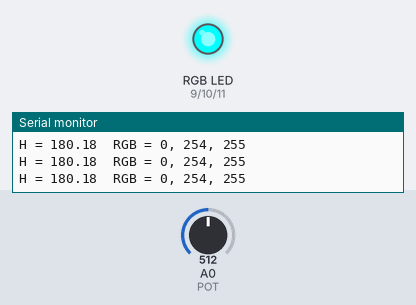
A sketch run on a simulated Arduino Uno, built with avr-gcc and run on an emulated ATmega328P. Shown: an RGB LED mixed from three pins (HIGH = lit), the last lines printed to the serial monitor. The inputs (shaded band) are chosen by the test bench; at power-on: A0 (POT) = 512.

Above: at 1.2 s.
1.3 s: A0 (POT) set to 608
At 2.5 s:
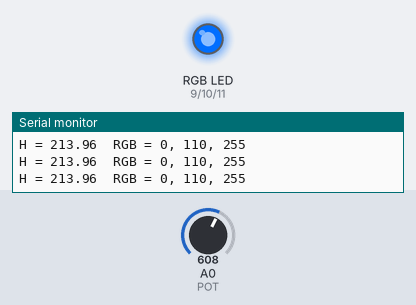
2.8 s: A0 (POT) set to 632
At 3.2 s:
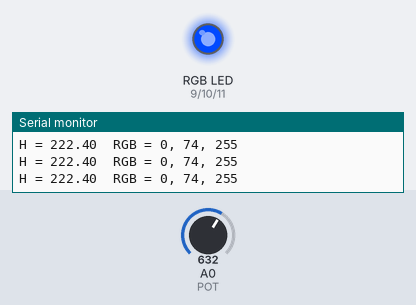
4.3 s: A0 (POT) set to 0
At 5.5 s:
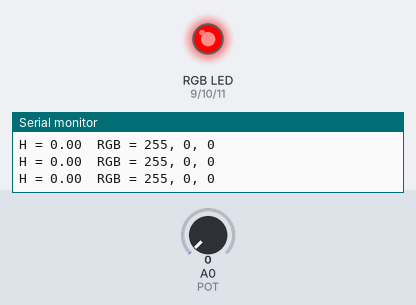
5.8 s: A0 (POT) set to 5
At 6.6 s:
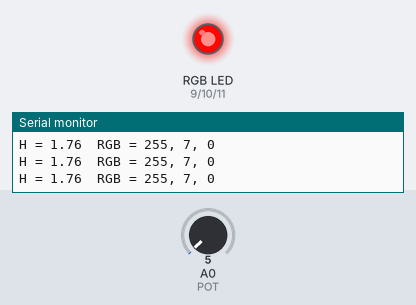
7.3 s: A0 (POT) set to 8
At 7.6 s:
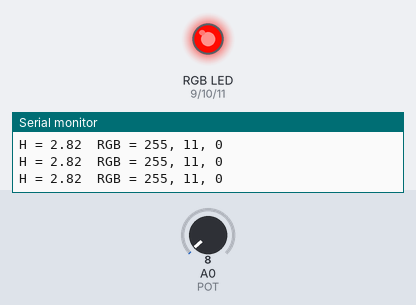
10.3 s: A0 (POT) set to 511
At 10.9 s:
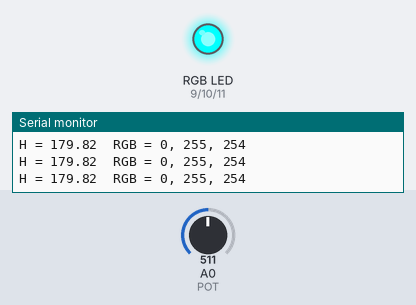
Timing chart, 0 to 12.8 s (numbered marks = the images above; inputs shaded):
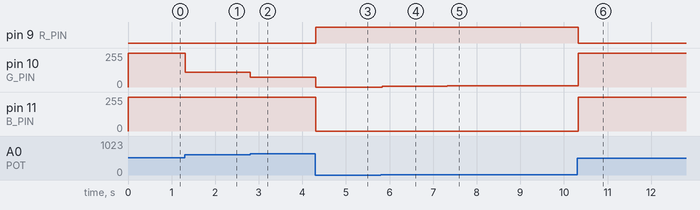

The sketch:

task10_rgb_potentiometer_hsv.ino
```cpp
// Задание 10: плавная смена цвета потенциометром (модель HSV)
const int R_PIN = 9;
const int G_PIN = 10;
const int B_PIN = 11;
const int POT = A0;

// H: 0..360, S, V: 0..1
void hsvToRgb(float h, float s, float v, int &r, int &g, int &b) {
  float lo = v * (1.0 - s);                 // V(1 - S)
  int sector = ((int)(h / 60.0)) % 6;
  float t = (h - 60.0 * floor(h / 60.0)) / 60.0;
  float up = lo + (v - lo) * t;             // растёт
  float down = v - (v - lo) * t;            // убывает
  float R, G, B;
  switch (sector) {
    case 0: R = v;    G = up;   B = lo;   break;
    case 1: R = down; G = v;    B = lo;   break;
    case 2: R = lo;   G = v;    B = up;   break;
    case 3: R = lo;   G = down; B = v;    break;
    case 4: R = up;   G = lo;   B = v;    break;
    default: R = v;   G = lo;   B = down; break;
  }
  r = (int)(R * 255);
  g = (int)(G * 255);
  b = (int)(B * 255);
}

void setup() {
  pinMode(R_PIN, OUTPUT);
  pinMode(G_PIN, OUTPUT);
  pinMode(B_PIN, OUTPUT);
  Serial.begin(9600);
}

void loop() {
  int pot = analogRead(POT);
  float h = pot * 360.0 / 1023.0;
  int r, g, b;
  hsvToRgb(h, 1.0, 1.0, r, g, b);
  analogWrite(R_PIN, r);
  analogWrite(G_PIN, g);
  analogWrite(B_PIN, b);

  Serial.print("H = "); Serial.print(h);
  Serial.print("  RGB = ");
  Serial.print(r); Serial.print(", ");
  Serial.print(g); Serial.print(", ");
  Serial.println(b);
  delay(30);
}
```

Measured:
- after the input at 1.3 s, pin 10 (G_PIN): 254/255 → 110/255 at once
- after the input at 2.8 s, pin 10 (G_PIN): 110/255 → 74/255 at once
- after the input at 4.3 s, pin 9 (R_PIN): LOW → HIGH at once; pin 10 (G_PIN): 74/255 → 0/255 at once; pin 11 (B_PIN): 255/255 → 0/255 at once
- after the input at 5.8 s, pin 10 (G_PIN): 0/255 → 7/255 at once
- after the input at 7.3 s, pin 10 (G_PIN): 7/255 → 11/255 at once
- after the input at 10.3 s, pin 9 (R_PIN): HIGH → LOW at once; pin 10 (G_PIN): 11/255 → 255/255 at once; pin 11 (B_PIN): 0/255 → 254/255 at once
